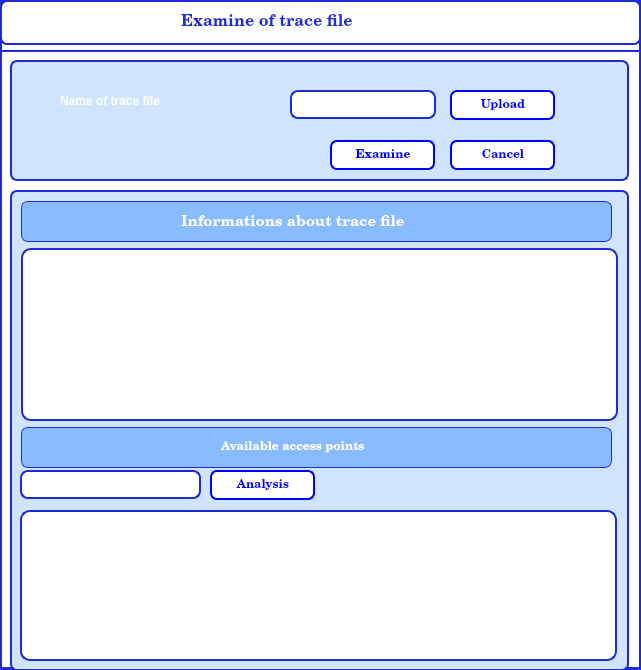
<?xml version="1.0" encoding="UTF-8"?>
<ui version="4.0">
 <class>Form2</class>
 <widget class="QWidget" name="Form2">
  <property name="windowModality">
   <enum>Qt::ApplicationModal</enum>
  </property>
  <property name="geometry">
   <rect>
    <x>0</x>
    <y>0</y>
    <width>641</width>
    <height>670</height>
   </rect>
  </property>
  <property name="maximumSize">
   <size>
    <width>1600</width>
    <height>16777215</height>
   </size>
  </property>
  <property name="palette">
   <palette>
    <active>
     <colorrole role="Button">
      <brush brushstyle="SolidPattern">
       <color alpha="255">
        <red>255</red>
        <green>255</green>
        <blue>255</blue>
       </color>
      </brush>
     </colorrole>
     <colorrole role="Base">
      <brush brushstyle="SolidPattern">
       <color alpha="255">
        <red>255</red>
        <green>255</green>
        <blue>255</blue>
       </color>
      </brush>
     </colorrole>
     <colorrole role="Window">
      <brush brushstyle="SolidPattern">
       <color alpha="255">
        <red>255</red>
        <green>255</green>
        <blue>255</blue>
       </color>
      </brush>
     </colorrole>
    </active>
    <inactive>
     <colorrole role="Button">
      <brush brushstyle="SolidPattern">
       <color alpha="255">
        <red>255</red>
        <green>255</green>
        <blue>255</blue>
       </color>
      </brush>
     </colorrole>
     <colorrole role="Base">
      <brush brushstyle="SolidPattern">
       <color alpha="255">
        <red>255</red>
        <green>255</green>
        <blue>255</blue>
       </color>
      </brush>
     </colorrole>
     <colorrole role="Window">
      <brush brushstyle="SolidPattern">
       <color alpha="255">
        <red>255</red>
        <green>255</green>
        <blue>255</blue>
       </color>
      </brush>
     </colorrole>
    </inactive>
    <disabled>
     <colorrole role="Button">
      <brush brushstyle="SolidPattern">
       <color alpha="255">
        <red>255</red>
        <green>255</green>
        <blue>255</blue>
       </color>
      </brush>
     </colorrole>
     <colorrole role="Base">
      <brush brushstyle="SolidPattern">
       <color alpha="255">
        <red>255</red>
        <green>255</green>
        <blue>255</blue>
       </color>
      </brush>
     </colorrole>
     <colorrole role="Window">
      <brush brushstyle="SolidPattern">
       <color alpha="255">
        <red>255</red>
        <green>255</green>
        <blue>255</blue>
       </color>
      </brush>
     </colorrole>
    </disabled>
   </palette>
  </property>
  <property name="windowTitle">
   <string>Examine 802.11 traffic</string>
  </property>
  <property name="styleSheet">
   <string notr="true">#examen{
background: white;
border-radius: 40 px;
min-width: 200px;
max-width: 200px;
}
#Form2{
border:2px solid #1e2bd4;
border-radius: 1 px;
background: white;
}

#Tab_frame{
border: 2px solid #1e2bd4;
border-radius:7px;
background:#d0e4ff;
}
#Botton_frame{
border: 2px solid #1e2bd4;
border-radius:7px;
background:#d0e4ff;

}
#Topframe{
border: 2px solid #1e2bd4;
border-radius:7px;
background:#d0e4fe;

}
#frame_2{
border:2px solid #1e2bd4;
border-radius: 1 px;
background: white;
}
#label1_frame{
background:#8bf;
border:1px solid #1e2bd4;
border-radius:7px
}
#label2_frame{
background:#8bf;
border:1px solid #1e2bd4;
border-radius:7px
}


QLineEdit {

padding: 1px;
border-style: solid;
border: 2px solid #1e2bd4;
border-radius: 8px;
}
QPushButton {
color: #1e2bd4;
background-color: QLinearGradient( x1: 0, y1: 0, x2: 0, y2: 1, stop: 0 #1e2bd4, stop: 0.1 #1e2bd4, stop: 0.70#1e2bd4, stop: 0.5 #1e2bd4, stop: 1 #1e2bd4);
border-width: 1px;
border-color: #1e2bd4;
border-style: solid;
border-radius: 7;
padding: 6px;

padding-left: 6px;
padding-right: 5px;
min-width: 90px;
max-width: 90px;
min-height: 14px;
max-height: 14px;
}

QTableWidget{
background:#d0e4fe;
border-color:#1e2bd4;
border-width: 2px ;
border-style: solid ;
border-radius: 10;
padding:4px;
padding-left:4px;
padding-right:4px;
}</string>
  </property>
  <widget class="QFrame" name="Topframe">
   <property name="geometry">
    <rect>
     <x>0</x>
     <y>0</y>
     <width>641</width>
     <height>45</height>
    </rect>
   </property>
   <property name="maximumSize">
    <size>
     <width>16777215</width>
     <height>16777071</height>
    </size>
   </property>
   <property name="styleSheet">
    <string notr="true">#Topframe{background-color:#ffffff;
}</string>
   </property>
   <property name="frameShape">
    <enum>QFrame::StyledPanel</enum>
   </property>
   <property name="frameShadow">
    <enum>QFrame::Raised</enum>
   </property>
   <widget class="QLabel" name="label">
    <property name="geometry">
     <rect>
      <x>30</x>
      <y>11</y>
      <width>491</width>
      <height>23</height>
     </rect>
    </property>
    <property name="font">
     <font>
      <family>Century Schoolbook L</family>
      <pointsize>12</pointsize>
      <weight>75</weight>
      <italic>false</italic>
      <bold>true</bold>
     </font>
    </property>
    <property name="styleSheet">
     <string notr="true">color:#1e2bd4</string>
    </property>
    <property name="text">
     <string>                                 Examine of trace file</string>
    </property>
   </widget>
  </widget>
  <widget class="QFrame" name="frame_2">
   <property name="geometry">
    <rect>
     <x>0</x>
     <y>50</y>
     <width>641</width>
     <height>619</height>
    </rect>
   </property>
   <property name="frameShape">
    <enum>QFrame::StyledPanel</enum>
   </property>
   <property name="frameShadow">
    <enum>QFrame::Raised</enum>
   </property>
   <widget class="QFrame" name="Botton_frame">
    <property name="geometry">
     <rect>
      <x>10</x>
      <y>10</y>
      <width>619</width>
      <height>121</height>
     </rect>
    </property>
    <property name="font">
     <font>
      <pointsize>12</pointsize>
      <weight>75</weight>
      <bold>true</bold>
     </font>
    </property>
    <property name="styleSheet">
     <string notr="true">#Botton_frame{background-image:url(&quot;/root/application/images/fond.bmp&quot;);
}</string>
    </property>
    <property name="frameShape">
     <enum>QFrame::StyledPanel</enum>
    </property>
    <property name="frameShadow">
     <enum>QFrame::Raised</enum>
    </property>
    <widget class="QLabel" name="label_3">
     <property name="geometry">
      <rect>
       <x>50</x>
       <y>30</y>
       <width>182</width>
       <height>21</height>
      </rect>
     </property>
     <property name="font">
      <font>
       <weight>75</weight>
       <bold>true</bold>
      </font>
     </property>
     <property name="styleSheet">
      <string notr="true">color:#ffffff</string>
     </property>
     <property name="text">
      <string>Name of trace file</string>
     </property>
    </widget>
    <widget class="QLineEdit" name="lineEdit_3">
     <property name="enabled">
      <bool>false</bool>
     </property>
     <property name="geometry">
      <rect>
       <x>280</x>
       <y>30</y>
       <width>146</width>
       <height>29</height>
      </rect>
     </property>
    </widget>
    <widget class="QPushButton" name="pushButton_8">
     <property name="geometry">
      <rect>
       <x>440</x>
       <y>30</y>
       <width>105</width>
       <height>30</height>
      </rect>
     </property>
     <property name="font">
      <font>
       <family>Century Schoolbook L</family>
       <weight>75</weight>
       <bold>true</bold>
      </font>
     </property>
     <property name="styleSheet">
      <string notr="true">color:blue; background-color:white;border:2px solid blue;</string>
     </property>
     <property name="text">
      <string>Upload</string>
     </property>
    </widget>
    <widget class="QPushButton" name="pushButton_3">
     <property name="geometry">
      <rect>
       <x>320</x>
       <y>80</y>
       <width>105</width>
       <height>30</height>
      </rect>
     </property>
     <property name="font">
      <font>
       <family>Century Schoolbook L</family>
       <weight>75</weight>
       <bold>true</bold>
      </font>
     </property>
     <property name="styleSheet">
      <string notr="true">color:blue; background-color:white;border:2px solid blue;</string>
     </property>
     <property name="text">
      <string>Examine</string>
     </property>
    </widget>
    <widget class="QPushButton" name="pushButton">
     <property name="geometry">
      <rect>
       <x>440</x>
       <y>80</y>
       <width>105</width>
       <height>30</height>
      </rect>
     </property>
     <property name="font">
      <font>
       <family>Century Schoolbook L</family>
       <weight>75</weight>
       <bold>true</bold>
      </font>
     </property>
     <property name="styleSheet">
      <string notr="true">color:blue; background-color:white;border:2px solid blue;</string>
     </property>
     <property name="text">
      <string>Cancel</string>
     </property>
    </widget>
   </widget>
   <widget class="QFrame" name="Tab_frame">
    <property name="geometry">
     <rect>
      <x>10</x>
      <y>140</y>
      <width>619</width>
      <height>481</height>
     </rect>
    </property>
    <property name="maximumSize">
     <size>
      <width>1600</width>
      <height>16777215</height>
     </size>
    </property>
    <property name="styleSheet">
     <string notr="true">#Tab_frame{background-image:url(&quot;/root/application/images/fond.bmp&quot;);
}</string>
    </property>
    <property name="frameShape">
     <enum>QFrame::StyledPanel</enum>
    </property>
    <property name="frameShadow">
     <enum>QFrame::Raised</enum>
    </property>
    <widget class="QFrame" name="label1_frame">
     <property name="geometry">
      <rect>
       <x>11</x>
       <y>11</y>
       <width>591</width>
       <height>41</height>
      </rect>
     </property>
     <property name="styleSheet">
      <string notr="true">#label1_frame{background-image:url(&quot;/root/application/images/fond.bmp&quot;);
}</string>
     </property>
     <property name="frameShape">
      <enum>QFrame::StyledPanel</enum>
     </property>
     <property name="frameShadow">
      <enum>QFrame::Raised</enum>
     </property>
     <widget class="QLabel" name="label_2">
      <property name="geometry">
       <rect>
        <x>160</x>
        <y>10</y>
        <width>266</width>
        <height>21</height>
       </rect>
      </property>
      <property name="font">
       <font>
        <family>Century Schoolbook L</family>
        <pointsize>11</pointsize>
        <weight>75</weight>
        <bold>true</bold>
       </font>
      </property>
      <property name="styleSheet">
       <string notr="true">color:#ffffff</string>
      </property>
      <property name="text">
       <string>Informations about trace file</string>
      </property>
     </widget>
    </widget>
    <widget class="QTableWidget" name="tableWidget">
     <property name="enabled">
      <bool>true</bool>
     </property>
     <property name="geometry">
      <rect>
       <x>11</x>
       <y>58</y>
       <width>597</width>
       <height>173</height>
      </rect>
     </property>
     <property name="palette">
      <palette>
       <active>
        <colorrole role="Button">
         <brush brushstyle="SolidPattern">
          <color alpha="255">
           <red>255</red>
           <green>255</green>
           <blue>255</blue>
          </color>
         </brush>
        </colorrole>
        <colorrole role="Base">
         <brush brushstyle="SolidPattern">
          <color alpha="255">
           <red>255</red>
           <green>255</green>
           <blue>255</blue>
          </color>
         </brush>
        </colorrole>
        <colorrole role="Window">
         <brush brushstyle="SolidPattern">
          <color alpha="255">
           <red>255</red>
           <green>255</green>
           <blue>255</blue>
          </color>
         </brush>
        </colorrole>
       </active>
       <inactive>
        <colorrole role="Button">
         <brush brushstyle="SolidPattern">
          <color alpha="255">
           <red>255</red>
           <green>255</green>
           <blue>255</blue>
          </color>
         </brush>
        </colorrole>
        <colorrole role="Base">
         <brush brushstyle="SolidPattern">
          <color alpha="255">
           <red>255</red>
           <green>255</green>
           <blue>255</blue>
          </color>
         </brush>
        </colorrole>
        <colorrole role="Window">
         <brush brushstyle="SolidPattern">
          <color alpha="255">
           <red>255</red>
           <green>255</green>
           <blue>255</blue>
          </color>
         </brush>
        </colorrole>
       </inactive>
       <disabled>
        <colorrole role="Button">
         <brush brushstyle="SolidPattern">
          <color alpha="255">
           <red>255</red>
           <green>255</green>
           <blue>255</blue>
          </color>
         </brush>
        </colorrole>
        <colorrole role="Base">
         <brush brushstyle="SolidPattern">
          <color alpha="255">
           <red>255</red>
           <green>255</green>
           <blue>255</blue>
          </color>
         </brush>
        </colorrole>
        <colorrole role="Window">
         <brush brushstyle="SolidPattern">
          <color alpha="255">
           <red>255</red>
           <green>255</green>
           <blue>255</blue>
          </color>
         </brush>
        </colorrole>
       </disabled>
      </palette>
     </property>
     <property name="styleSheet">
      <string notr="true">#tableWidget{background-color:#ffffff
}</string>
     </property>
     <attribute name="horizontalHeaderCascadingSectionResizes">
      <bool>true</bool>
     </attribute>
    </widget>
    <widget class="QFrame" name="label2_frame">
     <property name="geometry">
      <rect>
       <x>11</x>
       <y>237</y>
       <width>591</width>
       <height>41</height>
      </rect>
     </property>
     <property name="styleSheet">
      <string notr="true">#label2_frame{background-image:url(&quot;/root/application/images/fond.bmp&quot;);
}</string>
     </property>
     <property name="frameShape">
      <enum>QFrame::StyledPanel</enum>
     </property>
     <property name="frameShadow">
      <enum>QFrame::Raised</enum>
     </property>
     <widget class="QLabel" name="label_4">
      <property name="geometry">
       <rect>
        <x>200</x>
        <y>10</y>
        <width>189</width>
        <height>21</height>
       </rect>
      </property>
      <property name="font">
       <font>
        <family>Century Schoolbook L</family>
        <weight>75</weight>
        <bold>true</bold>
       </font>
      </property>
      <property name="styleSheet">
       <string notr="true">color:#ffffff</string>
      </property>
      <property name="text">
       <string>Available access points</string>
      </property>
     </widget>
    </widget>
    <widget class="QTableWidget" name="tableWidget_2">
     <property name="enabled">
      <bool>true</bool>
     </property>
     <property name="geometry">
      <rect>
       <x>10</x>
       <y>320</y>
       <width>597</width>
       <height>151</height>
      </rect>
     </property>
     <property name="styleSheet">
      <string notr="true">#tableWidget_2{background-color:#ffffff
}</string>
     </property>
    </widget>
    <widget class="QLineEdit" name="lineEdit">
     <property name="enabled">
      <bool>false</bool>
     </property>
     <property name="geometry">
      <rect>
       <x>10</x>
       <y>280</y>
       <width>181</width>
       <height>29</height>
      </rect>
     </property>
    </widget>
    <widget class="QPushButton" name="pushButton_2">
     <property name="geometry">
      <rect>
       <x>200</x>
       <y>280</y>
       <width>105</width>
       <height>30</height>
      </rect>
     </property>
     <property name="minimumSize">
      <size>
       <width>105</width>
       <height>30</height>
      </size>
     </property>
     <property name="maximumSize">
      <size>
       <width>105</width>
       <height>30</height>
      </size>
     </property>
     <property name="font">
      <font>
       <family>Century Schoolbook L</family>
       <weight>75</weight>
       <bold>true</bold>
      </font>
     </property>
     <property name="cursor">
      <cursorShape>PointingHandCursor</cursorShape>
     </property>
     <property name="mouseTracking">
      <bool>true</bool>
     </property>
     <property name="styleSheet">
      <string notr="true">color:blue; background-color:white;border:2px solid blue;</string>
     </property>
     <property name="text">
      <string>Analysis</string>
     </property>
    </widget>
   </widget>
  </widget>
 </widget>
 <resources/>
 <connections>
  <connection>
   <sender>pushButton</sender>
   <signal>clicked()</signal>
   <receiver>Form2</receiver>
   <slot>close()</slot>
   <hints>
    <hint type="sourcelabel">
     <x>455</x>
     <y>122</y>
    </hint>
    <hint type="destinationlabel">
     <x>320</x>
     <y>329</y>
    </hint>
   </hints>
  </connection>
 </connections>
</ui>
